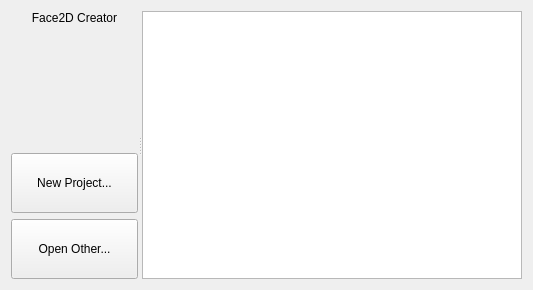
<?xml version="1.0" encoding="UTF-8"?>
<ui version="4.0">
 <class>Face2dCreator</class>
 <widget class="QWidget" name="Face2dCreator">
  <property name="geometry">
   <rect>
    <x>0</x>
    <y>0</y>
    <width>533</width>
    <height>290</height>
   </rect>
  </property>
  <property name="windowTitle">
   <string>Face2D Creator</string>
  </property>
  <layout class="QGridLayout" name="gridLayout">
   <item row="0" column="0">
    <widget class="QSplitter" name="splitter">
     <property name="orientation">
      <enum>Qt::Horizontal</enum>
     </property>
     <widget class="QWidget" name="widget" native="true">
      <layout class="QVBoxLayout" name="verticalLayout">
       <item>
        <widget class="QLabel" name="label">
         <property name="styleSheet">
          <string notr="true">font: 24pt &quot;Geeza Pro&quot;;</string>
         </property>
         <property name="text">
          <string>Face2D Creator</string>
         </property>
         <property name="alignment">
          <set>Qt::AlignCenter</set>
         </property>
        </widget>
       </item>
       <item>
        <spacer name="verticalSpacer">
         <property name="orientation">
          <enum>Qt::Vertical</enum>
         </property>
         <property name="sizeHint" stdset="0">
          <size>
           <width>20</width>
           <height>73</height>
          </size>
         </property>
        </spacer>
       </item>
       <item>
        <widget class="QPushButton" name="pushButton_2">
         <property name="minimumSize">
          <size>
           <width>0</width>
           <height>60</height>
          </size>
         </property>
         <property name="text">
          <string>New Project...</string>
         </property>
        </widget>
       </item>
       <item>
        <widget class="QPushButton" name="pushButton">
         <property name="minimumSize">
          <size>
           <width>0</width>
           <height>60</height>
          </size>
         </property>
         <property name="text">
          <string>Open Other...</string>
         </property>
        </widget>
       </item>
      </layout>
     </widget>
     <widget class="QListWidget" name="listWidget"/>
    </widget>
   </item>
  </layout>
 </widget>
 <resources/>
 <connections/>
</ui>
